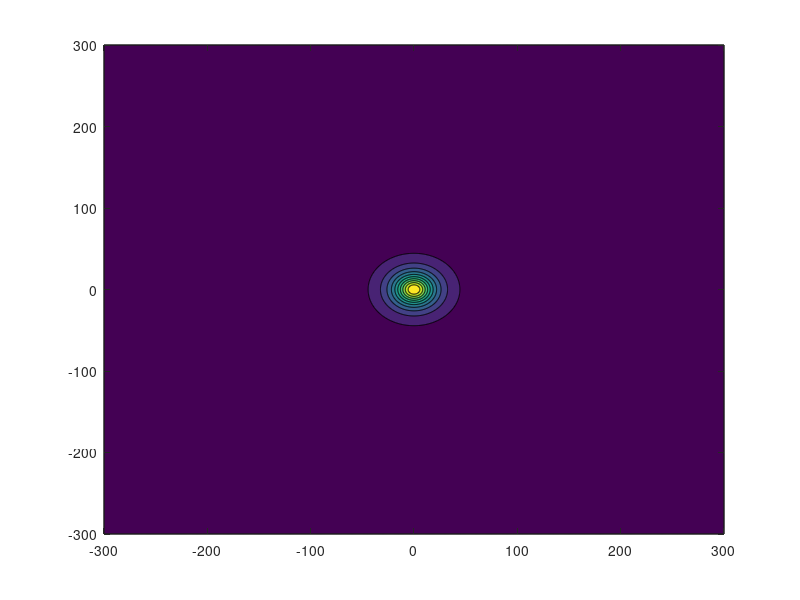

The MATLAB script that drew this image:
%Punto 1- Anomalia generada por un mismo contraste de densidad en un cubo con radio variable cada 5 metros
G=6.67384*(10^(-11)) %N*m^2)/kg^2
p= 1700 %kg/m3 Arena
p2=7874 %kg/m3 Hierro
deltap=p2-p %kg/m3
h2=25;
h1=20;
x1=(-300:0.5:300);
y1=(-300:0.5:300);
deltap=p2-p %kg/m3
%ploteador
[X,Y]=meshgrid(x1,y1);
gcubo1 = G*deltap*(h2-h1).^2*((1./(X.^2+h1.^2+Y.^2).^(1./2)-(1./(X.^2 + h2.^2+Y.^2).^(1./2))))
xlabel 'x'
zlabel 'm/s^2'
ylabel 'y'
contourf(X,Y,gcubo1)
